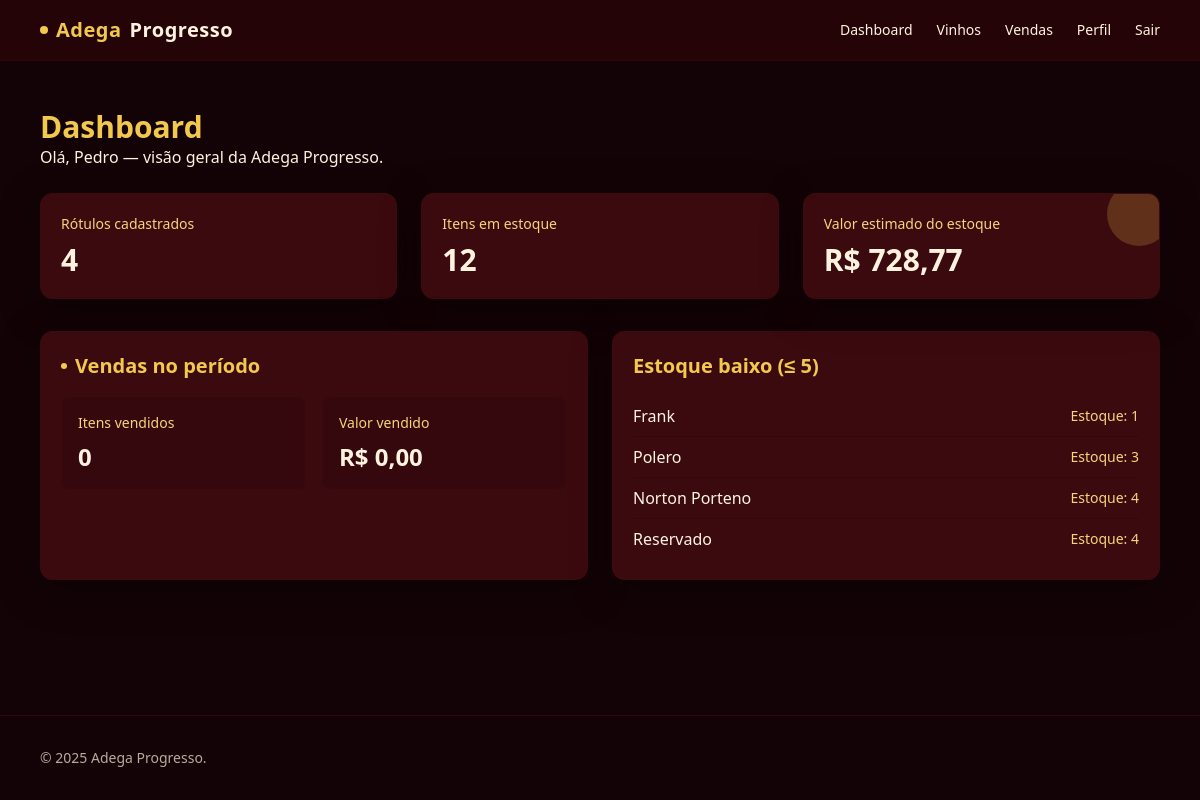
/dashboard (signed in), run on an earlier commit of the app's database.
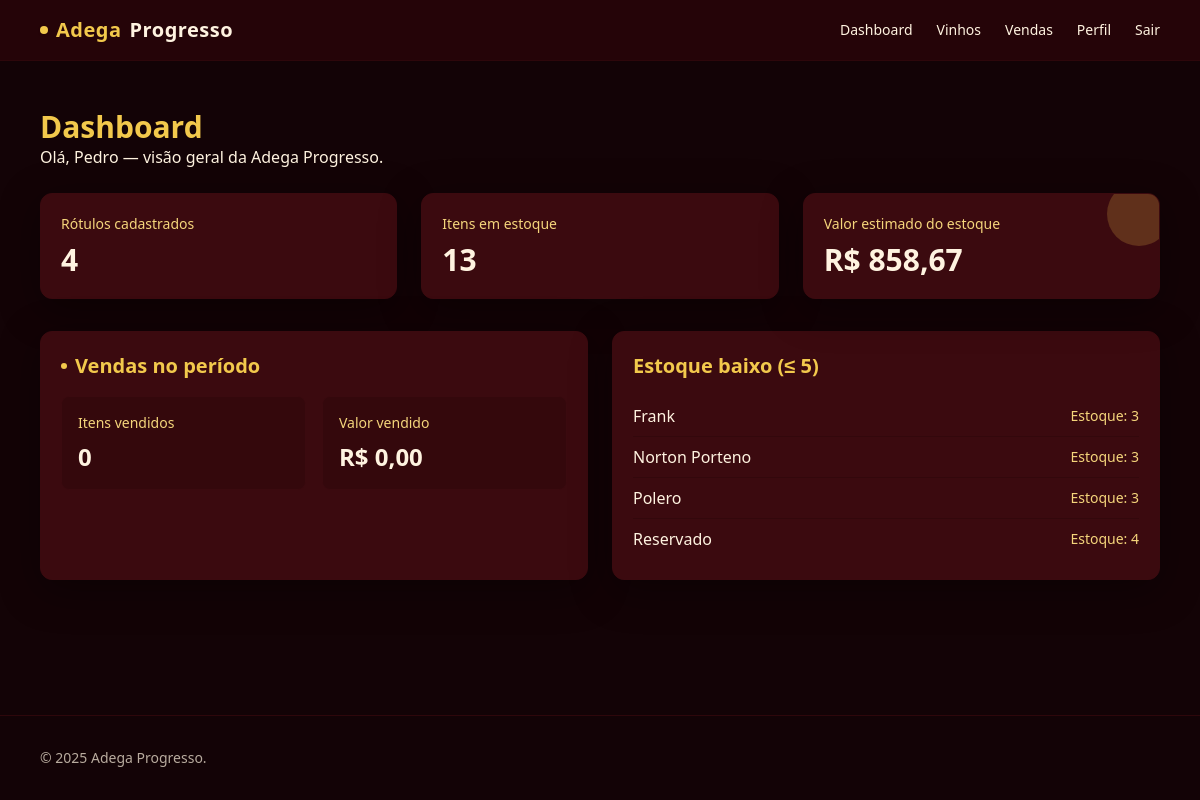
And on a later commit of the database.
### tables this page shows
CREATE TABLE produtos(
                id INTEGER PRIMARY KEY AUTOINCREMENT,
                nome TEXT NOT NULL,
                uva TEXT,
                safra TEXT,
                regiao TEXT,
                preco REAL NOT NULL DEFAULT 0,
                estoque INTEGER NOT NULL DEFAULT 0,
                descricao TEXT,
                imagem_url TEXT,
                criado_em DATETIME DEFAULT CURRENT_TIMESTAMP
            );

### app.py (the view)
@app.route("/dashboard")
@login_required
def dashboard():
    d1 = (request.args.get("d1") or "").strip()
    d2 = (request.args.get("d2") or "").strip()
    with get_conn() as conn:
        kpis = conn.execute("""
            SELECT
              COUNT(*)                        AS qtd_vinhos,
              COALESCE(SUM(estoque), 0)       AS itens_estoque,
              COALESCE(SUM(preco*estoque),0)  AS valor_estoque
            FROM produtos
        """).fetchone()
        where = []
        params = []
        if d1:
            where.append("date(criado_em) >= date(?)")
            params.append(d1)
        if d2:
            where.append("date(criado_em) <= date(?)")
            params.append(d2)
        where_sql = (" WHERE " + " AND ".join(where)) if where else " WHERE date(criado_em)=date('now','localtime')"  # padrão: hoje
        vendas_range = conn.execute(f"""
            SELECT COALESCE(SUM(quantidade),0) AS itens_vendidos,
                   COALESCE(SUM(total),0)      AS valor_vendido
            FROM vendas
            {where_sql}
        """, tuple(params)).fetchone()
        baixo = conn.execute("""
            SELECT id, nome, estoque
            FROM produtos
            WHERE estoque <= 5
            ORDER BY estoque ASC, nome COLLATE NOCASE
            LIMIT 8
        """).fetchall()
    return render_template(
        "dashboard.html",
        nome=session.get("user_nome"),
        kpis=kpis,
        vendas_hoje=vendas_range,  # mantém o nome usado no template
        baixo=baixo,
        d1=d1,
        d2=d2
    )

### app.py (called while the page is built)
def get_conn():
    conn = sqlite3.connect(DB_PATH)
    conn.row_factory = sqlite3.Row
    return conn

def login_required(view):
    @wraps(view)
    def wrapper(*args, **kwargs):
        if "user_id" not in session:
            flash("Faça login para acessar.", "danger")
            return redirect(url_for("login"))
        return view(*args, **kwargs)
    return wrapper

### templates/dashboard.html
{% extends "base.html" %}
{% block content %}
<section class="max-w-6xl mx-auto px-4 py-8">
  <div class="mb-2">
    <h1 class="text-3xl font-semibold text-gold-400">Dashboard</h1>
    <p class="text-champ-50/90">Olá, {{ nome }} — visão geral da Adega Progresso.</p>
  </div>
  <div class="mt-6 grid sm:grid-cols-3 gap-6">
    <div class="rounded-xl border border-wine-800 bg-wine-800 text-champ-50 shadow-soft p-5">
      <div class="text-sm text-gold-300/95">Rótulos cadastrados</div>
      <div class="mt-2 text-3xl font-semibold text-champ-50">{{ kpis['qtd_vinhos'] or 0 }}</div>
    </div>
    <div class="rounded-xl border border-wine-800 bg-wine-800 text-champ-50 shadow-soft p-5">
      <div class="text-sm text-gold-300/95">Itens em estoque</div>
      <div class="mt-2 text-3xl font-semibold text-champ-50">{{ kpis['itens_estoque'] or 0 }}</div>
    </div>
    <div class="rounded-xl border border-wine-800 bg-wine-800 text-champ-50 shadow-soft p-5 relative overflow-hidden">
      <div class="absolute -right-3 -top-3 h-16 w-16 rounded-full bg-gold-400/20"></div>
      <div class="text-sm text-gold-300/95">Valor estimado do estoque</div>
      <div class="mt-2 text-3xl font-semibold text-champ-50">
        {% set v = (kpis['valor_estoque'] or 0.0) %}
        {% set txt = ("%0.2f"|format(v)).replace('.', ',') %}
        R$ {{ txt }}
      </div>
    </div>
  </div>
  <div class="mt-8 grid lg:grid-cols-2 gap-6">
    <div class="rounded-xl border border-wine-800 bg-wine-800 text-champ-50 shadow-soft p-5">
      <h2 class="text-xl font-semibold flex items-center gap-2 text-gold-400">
        <span class="inline-block h-1.5 w-1.5 rounded-full bg-gold-400"></span> Vendas no período
      </h2>
      <div class="mt-4 grid grid-cols-2 gap-4">
        <div class="rounded-lg border border-wine-800 bg-wine-900/50 p-4">
          <div class="text-sm text-gold-300/95">Itens vendidos</div>
          <div class="mt-2 text-2xl font-semibold text-champ-50">{{ vendas_hoje['itens_vendidos'] or 0 }}</div>
        </div>
        <div class="rounded-lg border border-wine-800 bg-wine-900/50 p-4">
          <div class="text-sm text-gold-300/95">Valor vendido</div>
          <div class="mt-2 text-2xl font-semibold text-champ-50">
            {% set vs = (vendas_hoje['valor_vendido'] or 0.0) %}
            {% set vtxt = ("%0.2f"|format(vs)).replace('.', ',') %}
            R$ {{ vtxt }}
          </div>
        </div>
      </div>
    </div>
    <div class="rounded-xl border border-wine-800 bg-wine-800 text-champ-50 shadow-soft p-5">
      <h2 class="text-xl font-semibold text-gold-400">Estoque baixo (≤ 5)</h2>
      {% if baixo %}
      <ul class="mt-4 divide-y divide-wine-900/60">
        {% for b in baixo %}
          <li class="py-2 flex items-center justify-between">
            <span class="text-champ-50">{{ b['nome'] }}</span>
            <span class="text-sm text-gold-300/95">Estoque: {{ b['estoque'] }}</span>
          </li>
        {% endfor %}
      </ul>
      {% else %}
        <p class="mt-4 text-champ-50/80">Nenhum item com estoque crítico.</p>
      {% endif %}
    </div>
  </div>
</section>
{% endblock %}

What changed in the data, as far as the page shows it:
changed produtos "Frank": estoque "1" → "3"
changed produtos "Norton Porteno": estoque "4" → "3"; moves up the list
Also different on the page:
{{ kpis['itens_estoque'] or 0 }}: "12" → "13"
{{ txt }}: "728,77" → "858,67"
